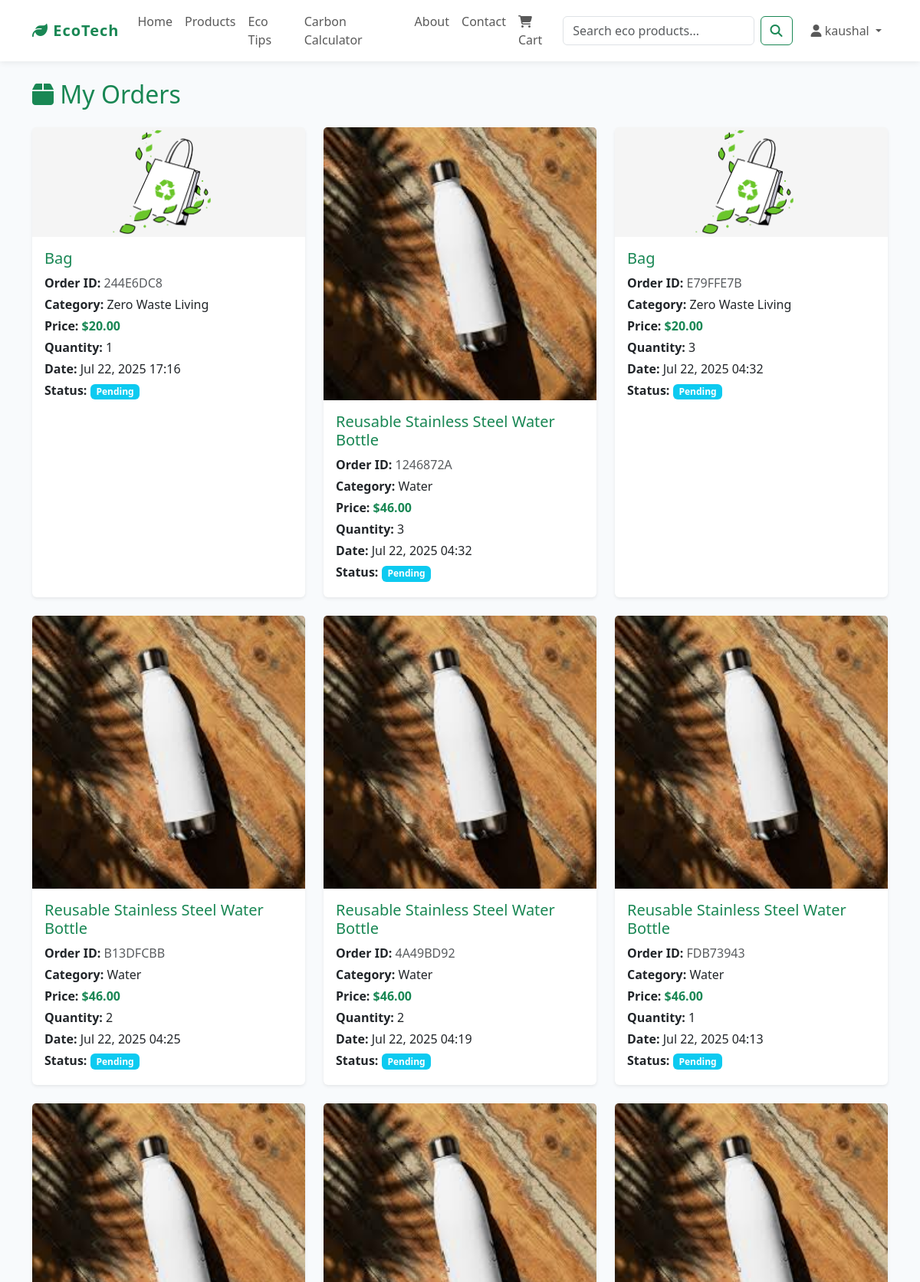
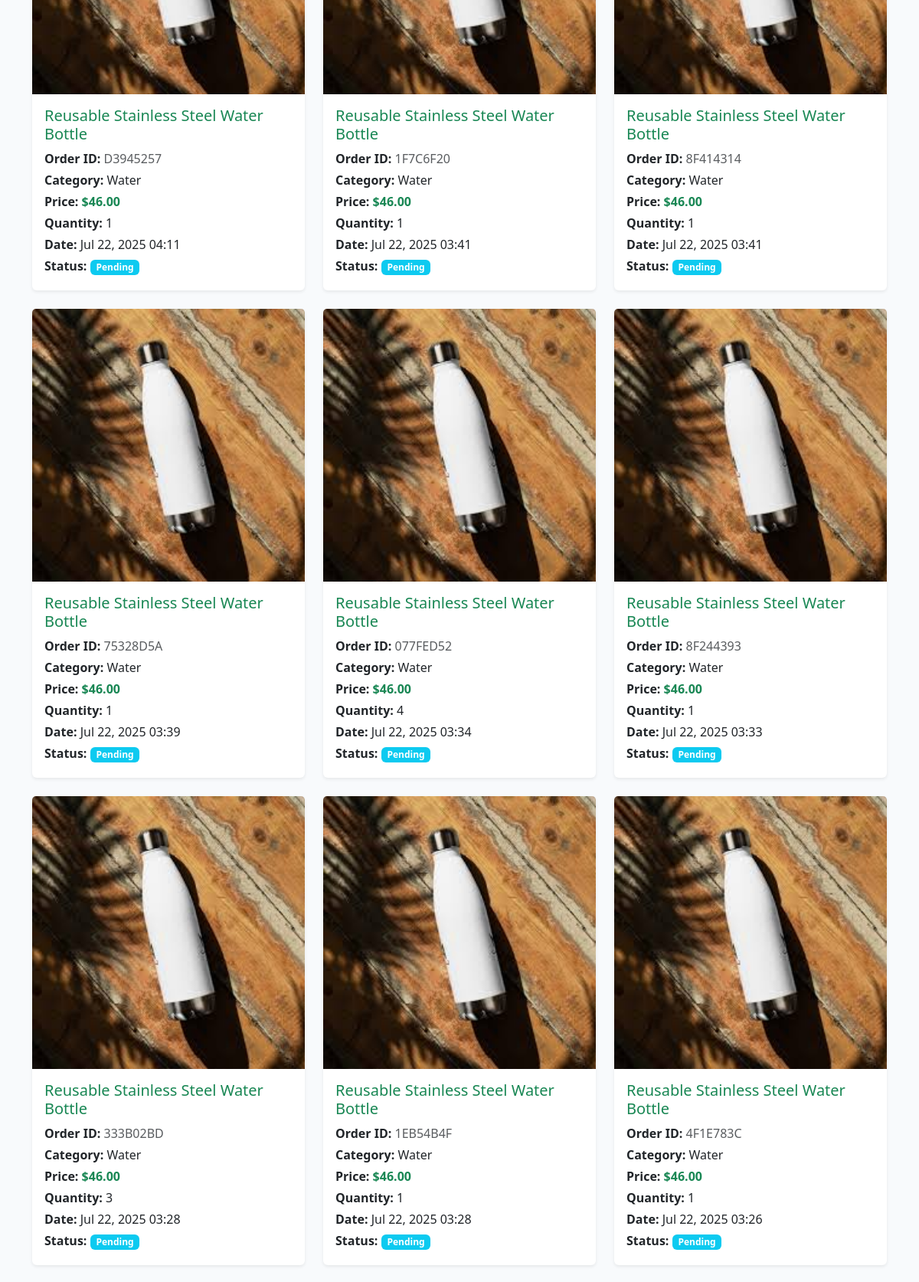
Screenshot of /orders/ (signed in, upper part) with the database file from the repository (2 pictures, top to bottom).
### env_app/models.py (models this page shows, shortened)
class Order(models.Model):
    user = models.ForeignKey(User, on_delete=models.CASCADE)
    product = models.ForeignKey('EcoProduct', on_delete=models.CASCADE)
    quantity = models.PositiveIntegerField(default=1)
    order_date = models.DateTimeField(auto_now_add=True)
    status = models.CharField(max_length=20, default='Pending')
    order_id = models.CharField(max_length=20, unique=True)

class EcoProduct(models.Model):
    name = models.CharField(max_length=200)
    description = models.TextField()
    price = models.DecimalField(max_digits=10, decimal_places=2)
    category = models.CharField(max_length=100)
    image = models.ImageField(upload_to='products/', null=True, blank=True)
    is_eco_friendly = models.BooleanField(default=True)
    created_at = models.DateTimeField(auto_now_add=True)

### env_app/views.py (the view)
# urls.py: path('orders/', views.orders, name='orders'),
@login_required
def orders(request):
    user_orders = Order.objects.filter(user=request.user).order_by('-order_date')
    return render(request, 'orders.html', {'orders': user_orders})

### env_app/context_processors.py (called while the page is built)
def cart_count(request):
    cart = request.session.get('cart', {})
    count = sum(item['quantity'] for item in cart.values())
    return {'cart_count': count}

### templates/orders.html (shortened to what this page needs)
{% extends 'base.html' %}
{% block content %}
<h2 class="text-success mb-4"><i class="fas fa-box"></i> My Orders</h2>
<div class="row">
    {% if orders %}
        {% for order in orders %}
        <div class="col-md-6 col-lg-4 mb-4">
            <div class="card h-100 shadow-sm">
                {% if order.product.image %}
                <img src="{{ order.product.image.url }}" class="card-img-top" alt="{{ order.product.name }}">
                {% else %}
                <img src="/static/images/default-product.jpg" class="card-img-top" alt="Eco Product">
                {% endif %}
                <div class="card-body">
                    <h5 class="card-title text-success">{{ order.product.name }}</h5>
                    <p class="card-text mb-1"><strong>Order ID:</strong> <span class="text-muted">{{ order.order_id }}</span></p>
                    <p class="card-text mb-1"><strong>Category:</strong> {{ order.product.category }}</p>
                    <p class="card-text mb-1"><strong>Price:</strong> <span class="text-success fw-bold">${{ order.product.price }}</span></p>
                    <p class="card-text mb-1"><strong>Quantity:</strong> {{ order.quantity }}</p>
                    <p class="card-text mb-1"><strong>Date:</strong> {{ order.order_date|date:"M d, Y H:i" }}</p>
                    <p class="card-text mb-1"><strong>Status:</strong> <span class="badge bg-info">{{ order.status }}</span></p>
                </div>
            </div>
        </div>
        {% endfor %}
    {% else %}
    <div class="col-12"><p class="text-muted">You have not placed any orders yet.</p></div>
    {% endif %}
</div>
{% endblock %}

### templates/base.html (shortened to what this page needs)
<!DOCTYPE html>
<html lang="en">
<head>
    <link href="https://cdn.jsdelivr.net/npm/bootstrap@5.3.2/dist/css/bootstrap.min.css" rel="stylesheet">
    <link href="https://cdnjs.cloudflare.com/ajax/libs/font-awesome/6.4.2/css/all.min.css" rel="stylesheet">
    <link href="/static/css/style.css" rel="stylesheet">
</head>
<body>
    <nav class="navbar navbar-expand-lg navbar-light bg-white sticky-top" role="navigation" aria-label="Main navigation">
        <div class="container">
            <a class="navbar-brand text-success" href="{% url 'home' %}">
                <i class="fas fa-leaf"></i> EcoTech
            </a>
            <div class="collapse navbar-collapse" id="navbarNav">
                <ul class="navbar-nav me-auto mb-2 mb-lg-0" role="menubar">
                    <li class="nav-item" role="none">
                        <a class="nav-link " href="{% url 'home' %}" role="menuitem" >Home</a>
                    </li>
                    {% if user.is_authenticated %}
                        <li class="nav-item" role="none">
                            <a class="nav-link " href="{% url 'product_list' %}" role="menuitem" >Products</a>
                        </li>
                        <li class="nav-item" role="none">
                            <a class="nav-link " href="{% url 'eco_tips' %}" role="menuitem" >Eco Tips</a>
                        </li>
                        <li class="nav-item" role="none">
                            <a class="nav-link " href="{% url 'sustainability_calculator' %}" role="menuitem" >Carbon Calculator</a>
                        </li>
                    {% endif %}
                    <li class="nav-item" role="none">
                        <a class="nav-link" href="{% url 'about' %}" role="menuitem">About</a>
                    </li>
                    <li class="nav-item" role="none">
                        <a class="nav-link" href="{% url 'contact' %}" role="menuitem">Contact</a>
                    </li>
                    <li class="nav-item" role="none">
                        <a class="nav-link position-relative" href="{% url 'cart_view' %}" role="menuitem" {% if request.resolver_match.url_name == 'cart_view' %}aria-current="page"{% endif %} aria-label="Shopping cart">
                            <i class="fas fa-shopping-cart" aria-hidden="true"></i> Cart
                        </a>
                    </li>
                </ul>
                <form class="d-flex me-3" method="GET" action="{% url 'search' %}" role="search" aria-label="Site search">
                    <input class="form-control me-2" type="search" name="q" placeholder="Search eco products..." aria-label="Search eco products">
                    <button class="btn btn-outline-success" type="submit">
                        <i class="fas fa-search" aria-hidden="true"></i>
                    </button>
                </form>
                <ul class="navbar-nav mb-2 mb-lg-0">
                    {% if user.is_authenticated %}
                        <li class="nav-item dropdown" role="none">
                            <a class="nav-link dropdown-toggle" href="#" id="navbarDropdown" role="button" data-bs-toggle="dropdown" aria-expanded="false">
                                <i class="fas fa-user" aria-hidden="true"></i> {{ user.username }}
                            </a>
                        </li>
                    {% endif %}
                </ul>
            </div>
        </div>
    </nav>
    <main class="container my-4" id="main-content" role="main" tabindex="-1">
        {% block content %}{% endblock %}
    </main>
</body>
</html>

### static/css/style.css (style rules this page uses)
body { background-color: #f8f9fa; }

### templates/base.html (style rules this page uses)
body { background: #f8fafc; }
.navbar { box-shadow: 0 2px 8px rgba(0,0,0,0.07); }
.navbar-brand { font-weight: bold; letter-spacing: 1px; }
.card { border: none; box-shadow: 0 2px 16px rgba(0,0,0,0.06); transition: transform 0.2s; }

### rows the page displays
Order: product.image (picture), product.name "Bag", order_id "244E6DC8", product.category "Zero Waste Living", product.price "20.00", quantity "1", order_date "Jul 22, 2025 17:16", status "Pending"
Order: product.image (picture), product.name "Reusable Stainless Steel Water Bottle", order_id "1246872A", product.category "Water", product.price "46.00", quantity "3", order_date "Jul 22, 2025 04:32", status "Pending"
Order: product.image (picture), product.name "Bag", order_id "E79FFE7B", product.category "Zero Waste Living", product.price "20.00", quantity "3", order_date "Jul 22, 2025 04:32", status "Pending"
Order: product.image (picture), product.name "Reusable Stainless Steel Water Bottle", order_id "B13DFCBB", product.category "Water", product.price "46.00", quantity "2", order_date "Jul 22, 2025 04:25", status "Pending"
Order: product.image (picture), product.name "Reusable Stainless Steel Water Bottle", order_id "4A49BD92", product.category "Water", product.price "46.00", quantity "2", order_date "Jul 22, 2025 04:19", status "Pending"
Order: product.image (picture), product.name "Reusable Stainless Steel Water Bottle", order_id "FDB73943", product.category "Water", product.price "46.00", quantity "1", order_date "Jul 22, 2025 04:13", status "Pending"
Order: product.image (picture), product.name "Reusable Stainless Steel Water Bottle", order_id "D3945257", product.category "Water", product.price "46.00", quantity "1", order_date "Jul 22, 2025 04:11", status "Pending"
Order: product.image (picture), product.name "Reusable Stainless Steel Water Bottle", order_id "1F7C6F20", product.category "Water", product.price "46.00", quantity "1", order_date "Jul 22, 2025 03:41", status "Pending"
Order: product.image (picture), product.name "Reusable Stainless Steel Water Bottle", order_id "8F414314", product.category "Water", product.price "46.00", quantity "1", order_date "Jul 22, 2025 03:41", status "Pending"
Order: product.image (picture), product.name "Reusable Stainless Steel Water Bottle", order_id "75328D5A", product.category "Water", product.price "46.00", quantity "1", order_date "Jul 22, 2025 03:39", status "Pending"
Order: product.image (picture), product.name "Reusable Stainless Steel Water Bottle", order_id "077FED52", product.category "Water", product.price "46.00", quantity "4", order_date "Jul 22, 2025 03:34", status "Pending"
Order: product.image (picture), product.name "Reusable Stainless Steel Water Bottle", order_id "8F244393", product.category "Water", product.price "46.00", quantity "1", order_date "Jul 22, 2025 03:33", status "Pending"
Order: product.image (picture), product.name "Reusable Stainless Steel Water Bottle", order_id "333B02BD", product.category "Water", product.price "46.00", quantity "3", order_date "Jul 22, 2025 03:28", status "Pending"
Order: product.image (picture), product.name "Reusable Stainless Steel Water Bottle", order_id "1EB54B4F", product.category "Water", product.price "46.00", quantity "1", order_date "Jul 22, 2025 03:28", status "Pending"
Order: product.image (picture), product.name "Reusable Stainless Steel Water Bottle", order_id "4F1E783C", product.category "Water", product.price "46.00", quantity "1", order_date "Jul 22, 2025 03:26", status "Pending"

### other values shown
{{ user.username }} "kaushal"
